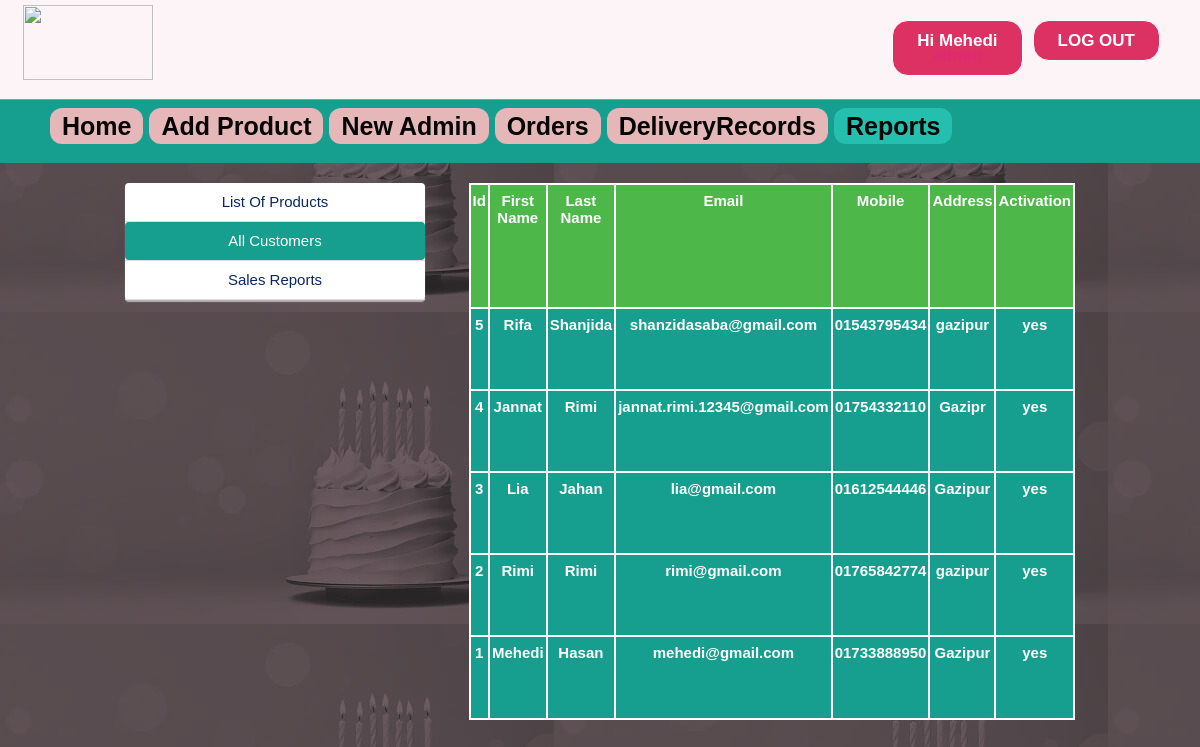
Screenshot of /admin/all_customer.php (signed in) with the database file from the repository.
### tables this page shows
CREATE TABLE `user` (
  `id` int(11) NOT NULL,
  `firstName` varchar(25) NOT NULL,
  `lastName` varchar(25) NOT NULL,
  `email` varchar(100) NOT NULL,
  `mobile` varchar(20) NOT NULL,
  `address` varchar(120) NOT NULL,
  `password` varchar(100) NOT NULL,
  `confirmCode` varchar(10) NOT NULL,
  `activation` varchar(10) NOT NULL DEFAULT 'no'
);

### admin/all_customer.php (the view, shortened to what this page needs)
<?php include ( "../inc/connect.inc.php" ); ?>
<?php
if (!isset($_SESSION['admin_login'])) {
	header("location: login.php");
	$user = "";
}
else {
	$user = $_SESSION['admin_login'];
	$result = mysqli_query($con, "SELECT * FROM admin WHERE id='$user'");
		$get_user_email = mysqli_fetch_assoc($result);
			$uname_db = $get_user_email['firstName'];
			$utype_db=$get_user_email['type'];
}
?>
<!doctype html>
<html>
	<head>
		<link rel="stylesheet" type="text/css" href="../css/style.css">
	</head>
	<body class="home-welcome-text" style="background-image: url(../image/homebackgrndimg2.jfif);">
		<div class="homepageheader">
			<div class="signinButton loginButton">
				<div class="uiloginbutton signinButton loginButton" style="margin-right: 40px;">
					<?php
						if ($user!="") {
							echo '<a style="text-decoration: none;color: #fff;" href="logout.php">LOG OUT</a>';
						}
					 ?>
				</div>
				<div class="uiloginbutton signinButton loginButton">
					<?php
						if ($user!="") {
							echo '<a style="text-decoration: none;color: #fff;" href="login.php">Hi '.$uname_db.'</br><span style="color: #de2a74">'.$utype_db.'</span></a>';
						}
						else {
							echo '<a style="text-decoration: none;color: #fff;" href="login.php">LOG IN</a>';
						}
					 ?>
				</div>
			</div>
			<div style="float: left; margin: 5px 0px 0px 23px;">
				<a href="index.php">
					<img style=" height: 75px; width: 130px;" src="../image/logo.png">
				</a>
			</div>
		</div>
		<div class="categolis">
			<table>
				<tr>
					<th>
						<a href="index.php" style="text-decoration: none;color: #040403;padding: 4px 12px;background-color: #e6b7b8;border-radius: 12px;">Home</a>
					</th>
					<th><a href="addproduct.php" style="text-decoration: none;color: #040403;padding: 4px 12px;background-color: #e6b7b8;border-radius: 12px;">Add Product</a></th>
					<th><a href="newadmin.php" style="text-decoration: none;color: #040403;padding: 4px 12px;background-color: #e6b7b8;border-radius: 12px;">New Admin</a></th>
					<th><a href="orders.php" style="text-decoration: none;color: #040403;padding: 4px 12px;background-color: #e6b7b8;border-radius: 12px;">Orders</a></th>
					<th><a href="DeliveryRecords.php" style="text-decoration: none;color: #040403;padding: 4px 12px;background-color: #e6b7b8;border-radius: 12px;">DeliveryRecords</a></th>
					<th><a href="report.php" style="text-decoration: none;color: #040403;padding: 4px 12px;background-color: #24bfae;border-radius: 12px;">Reports</a></th>
				</tr>
			</table>
		</div>
		<div style="margin-top: 20px;">
			<div style="width: 950px; margin: 0 auto;">
				<ul>
					<li style="float: left;">
						<div class="settingsleftcontent">
							<ul>
								<ul>
								<li><?php echo '<a href="report.php" >List Of Products</a>'; ?></li>
								<li><?php echo '<a href="all_customer.php" style=" background-color: #169e8f; border-radius: 4px; color: #fff;">All Customers</a>'; ?></li>
								<li><?php echo '<a href="sales_report.php" >Sales Reports</a>'; ?></li>
							</ul>
							</ul>
						</div>
					</li>
					<li style="float: right; background-color: #fff;">
						<div>
							<table class="rightsidemenu">
								<tr style="font-weight: bold;" colspan="10" bgcolor="#4DB849">
									<th>Id</th>
									<th>First Name</th>
									<th>Last Name</th>
									<th>Email</th>
									<th>Mobile</th>
									<th>Address</th>
									<th>Activation</th>
								</tr>
								<tr>
									<?php include ( "../inc/connect.inc.php");
									$query = "SELECT * FROM user ORDER BY id DESC";
									$run = mysqli_query($con, $query);
									while ($row=mysqli_fetch_assoc($run)) {
										$id = $row['id'];
										$fname = $row['firstName'];
										$lname = $row['lastName'];
										$email = $row['email'];
										$mobile = $row['mobile'];
										$address = $row['address'];
										$active = $row['activation'];
									 ?>
									<th><?php echo $id; ?></th>
									<th><?php echo $fname; ?></th>
									<th><?php echo $lname; ?></th>
									<th><?php echo $email; ?></th>
									<th><?php echo $mobile; ?></th>
									<th><?php echo $address; ?></th>
									<th><?php echo $active; ?></th>
								</tr>
								<?php } ?>
							</table>
						</div>
					</li>
				</ul>
			</div>
		</div>
	</body>
</html>

### css/style.css (style rules this page uses)
html, body, div, span, applet, object, iframe, h1, h2, h3, h4, h5, h6, p, blockquote, pre, a, abbr, acronym, address, big, cite, code, del, dfn, em, img, ins, kbd, q, s, samp, small, strike, strong, sub, sup, tt, var, b, u, i, center, dl, dt, dd, ol, ul, li, fieldset, form, label, legend, table, caption, tbody, tfoot, thead, tr, th, td, article, aside, canvas, details, embed, figure, figcaption, footer, header, hgroup, menu, nav, output, ruby, section, summary, time, mark, audio, video { margin: 0; padding: 0; border: 0; font: inherit; vertical-align: baseline; box-sizing: border-box; }
body { line-height: normal; }
ol, ul { list-style: none; }
table { border-collapse: collapse; border-spacing: 0; }
* { margin: 0px; padding: 0px; }
body, button, input, label, select, td, textarea { font-family: Arial, Helvetica, tahoma,verdana,arial,sans-serif; font-size: 12px; }
body { width: 100%; position: relative; background-color: #ffffff; min-width: 1080px; }
.homepageheader { position: fixed; height: 100px; width: 100%; min-width: 980px; border-bottom: 1px solid #8E9D8E; margin: 0px; background-image: initial; background-position-x: initial; background-position-y: initial; background-size: initial; background-attachment: initial; background-origin: initial; background-clip: initial; background-color: #FDF4F7;; }
.loginButton .signinButton { color: #FFFFFF; background: #DE3163; border: 1px solid #FFFFFF; cursor: pointer; display: inline-block; font-weight: bold; line-height: 15px; padding: 12px 24px; border-radius: 16px; text-align: center; text-decoration: none; float: right; margin: 20px 0px 0px 10px; font-size: 17px; }
.categolis { line-height: 1.3; font-weight: bold; color: #fff; padding: 110px 0px 20px 50px; background-color: #169e8f; text-align: center; font-size: 25px; }
.categolis table tbody tr th { padding: 0px 6px 0px 0px; }
.rightsidemenu { float: right; text-align: center; width: 100%; margin: 0px; background-color: #169e8f; font-size: 15px; color: #fff; font-weight: bold; height: 537px; overflow: auto; }
.rightsidemenu th { margin-top: 5px; border: 2px solid; padding: 7px 2px; width: 10px; }
.settingsleftcontent { width: 300px; color: #7C7979; line-height: 1.2; padding: 0; text-align: justify; background-color: #FFFFFF; -webkit-box-shadow: 0 2px 1px 0 #B5B2B2; box-shadow: 0 2px 1px 0 #B5B2B2; border-radius: 4px; }
.settingsleftcontent ul { list-style: none; }
.settingsleftcontent ul li { list-style: none; border-bottom: 1px solid #ddd; text-align: center; }
.settingsleftcontent ul li a { clear: both; cursor: pointer; display: block; font-size: 15px; font-weight: normal; float: none; line-height: 18px; margin: 0; padding: 10px 20px; text-shadow: none; white-space: nowrap; color: #0C2860; text-decoration: none; text-align: center; }

### rows the page displays
user: id "5", firstName "Rifa", lastName "Shanjida", email "shanzidasaba@gmail.com", mobile "01543795434", address "gazipur", activation "yes"
user: id "4", firstName "Jannat", lastName "Rimi", email "jannat.rimi.12345@gmail.com", mobile "01754332110", address "Gazipr", activation "yes"
user: id "3", firstName "Lia", lastName "Jahan", email "lia@gmail.com", mobile "01612544446", address "Gazipur", activation "yes"
user: id "2", firstName "Rimi", lastName "Rimi", email "rimi@gmail.com", mobile "01765842774", address "gazipur", activation "yes"
user: id "1", firstName "Mehedi", lastName "Hasan", email "mehedi@gmail.com", mobile "01733888950", address "Gazipur", activation "yes"

### other values shown
$uname_db "Mehedi"
